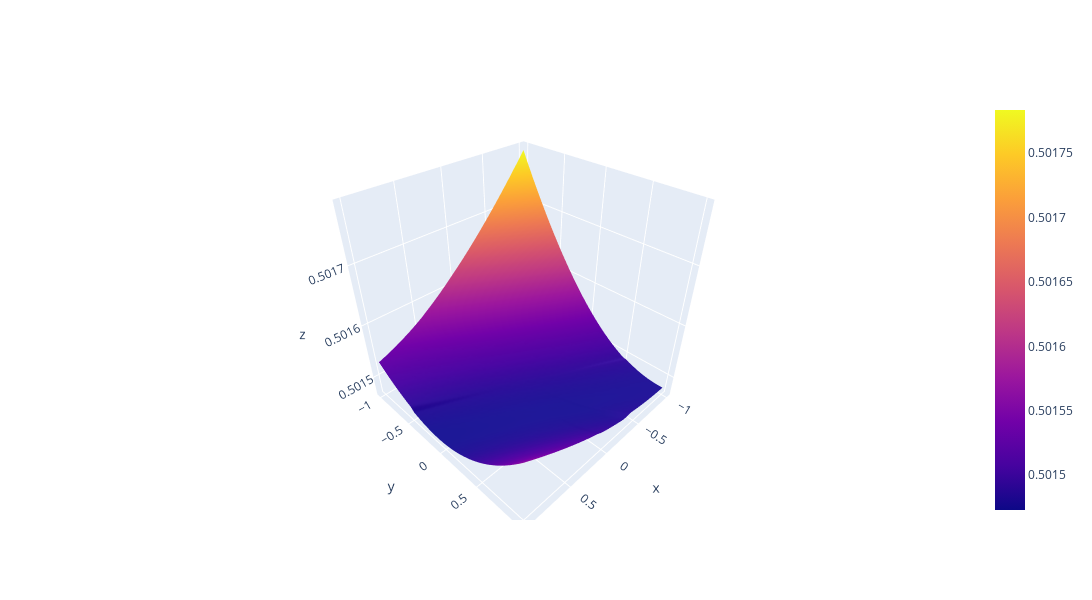

Notebook cell for this chart:
### Code cell
fig = go.Figure(go.Surface(x=x_param, y=y_param, z=torch.tensor(losses_3d).reshape(100, 100)))
fig.update_layout(width=1_200, height=600)
fig.show()
